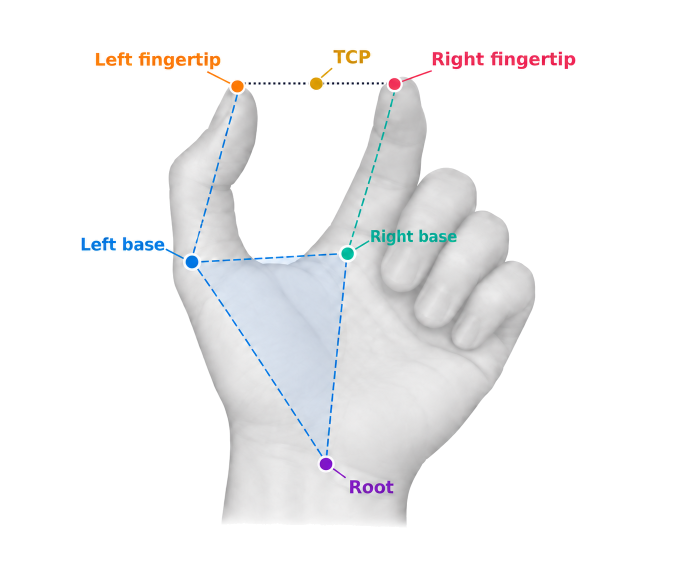
#> input picture tmp/hand_palm_actor_clean.png, 1365 x 1152 px (shown at 1/2 size)
$ python whiten_palm_background.py
#> lines starting #> are read from the running program, lines starting #| are printed output that depends on the picture; after the words box and inside, x2 and y2 are one past the last pixel; in counts of white or black regions, pixels touching at a corner belong together
"""Remove near-white background texture without globally whitening the hand."""
from pathlib import Path
import numpy as np
from PIL import Image
from scipy.ndimage import binary_propagation

path = Path(__file__).resolve().parent / "hand_palm_actor_clean.png"
original = np.array(Image.open(path).convert("RGB"))
#> original is the input picture: shape (1152, 1365, 3); mean R, G, B 242.7, 242.7, 243.5
# Only near-white, neutral pixels connected to the image border are background.
candidate = (original.min(axis=2) >= 248) & (np.ptp(original, axis=2) <= 4)
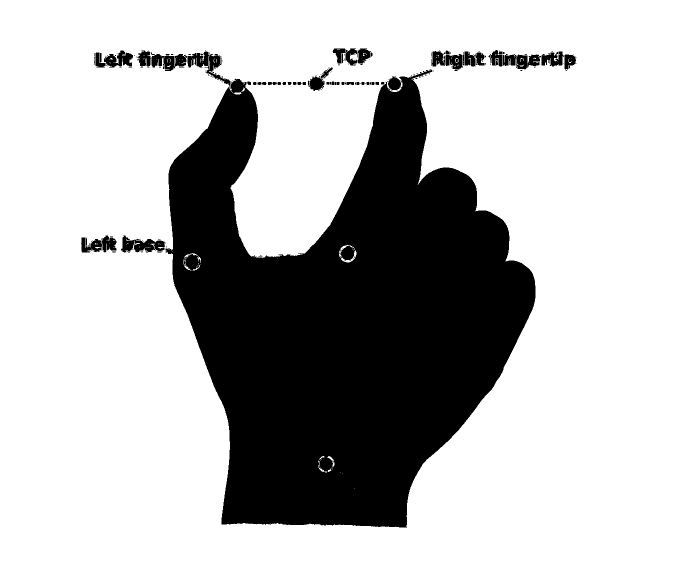
#> candidate: shape (1152, 1365) bool (shown at 1/2 size); 73.2% white; 150 black regions (109 under 20 px), largest, box (x1, y1, x2, y2) and area: (331, 104, 1071, 1056) 404745, (242, 471, 331, 505) 1706, (666, 97, 745, 131) 1538
seeds = np.zeros(candidate.shape, dtype=bool)
seeds[[0, -1], :] = candidate[[0, -1], :]
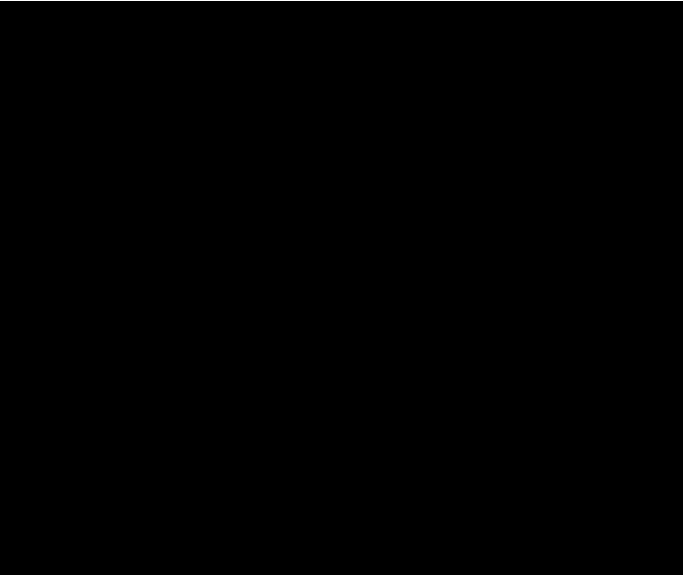
#> seeds: shape (1152, 1365) bool (shown at 1/2 size); 0.17% white in thin lines or dots
seeds[:, [0, -1]] = candidate[:, [0, -1]]
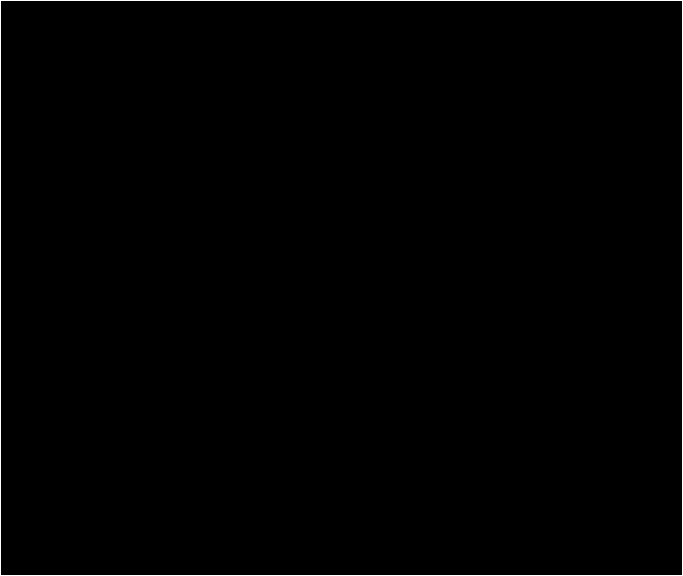
#> seeds: shape (1152, 1365) bool (shown at 1/2 size); 0.32% white in thin lines or dots
background = binary_propagation(seeds, mask=candidate)
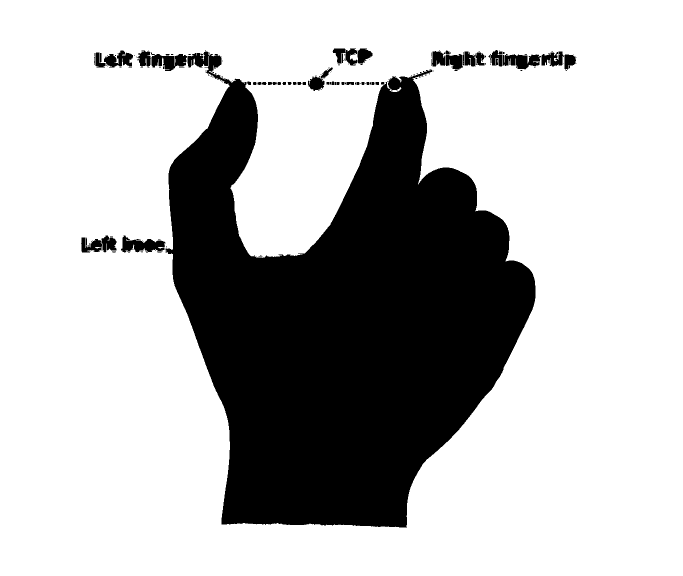
#> background: shape (1152, 1365) bool (shown at 1/2 size); 73.1% white; 148 black regions (107 under 20 px), largest, box (x1, y1, x2, y2) and area: (331, 104, 1071, 1056) 405754, (242, 471, 331, 505) 1782, (666, 97, 745, 131) 1595
cleaned = original.copy()
cleaned[background] = 255
assert np.array_equal(cleaned[~background], original[~background])
Image.fromarray(cleaned).save(path)
saved = np.array(Image.open(path).convert("RGB"))
for name, region in (("corner", saved[:60, :60]),
                     ("left margin", saved[600:800, :80]),
                     ("finger gap", saved[230:290, 550:650])):
    assert np.all(region == 255), name
    print(f"{name}: RGB(255, 255, 255)")
#> this loop made 3 passes
#> name on passes 1 to 3: 'corner', 'left margin', 'finger gap'
#| corner: RGB(255, 255, 255)
#| left margin: RGB(255, 255, 255)
#| finger gap: RGB(255, 255, 255)
print(f"Background pixels: {int(background.sum())}; all other pixels unchanged.")
#| Background pixels: 1149888; all other pixels unchanged.
